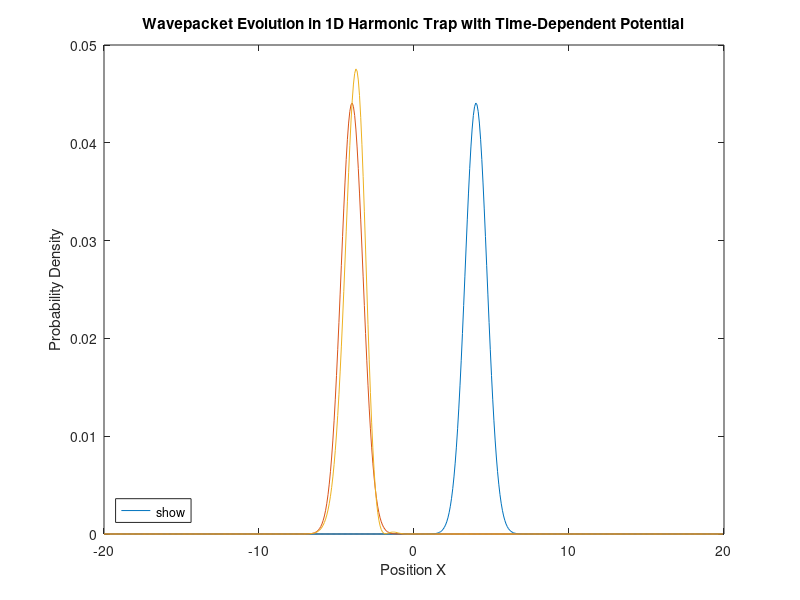

Source code (MATLAB):
%%%%%%%%%%%%%%%%%%%%%%%%%%%%%%%%%%%%%%%%%%%%%%%%%%%%%%%%%%%%%%%%%%%%%%%%%%%
%   Numerical simulation of the evolution of a wavepacket in a 1D harmonic
%   trap with an added time-dependent potential using fast Fourier transform (FFT) method
%   Potential: V(t) = A * sin(x) * cos(ω * t)
%   Unit of energy: hbar * omega, where hbar is the Planck constant and
%   omega is the frequency of the trap
%   Unit of length: l = sqrt(hbar / (m * omega)), where sqrt(...) is the square
%   root function and m is the mass of the particle
%--------------------------------------------------------------------------
a = -20;                       % Left end point 
b = +20;                       % Right end point 
L = b - a;                     % Width of the space
N = 512;                       % No. of cells
X = a + L * (0:N-1) / N;       % Dimensionless coordinates
P = (2 * pi / L) * [0:N/2-1, -N/2:-1]; % Dimensionless momentum
T = 5 * pi;                   % Time duration of the evolution
M = 10^3;                      % Total No. of steps in the evolution
dt = T / M;                    % Time step
A = 0.5;                        % Amplitude of the time-dependent potential
omega = 0.01;                   % Frequency of the time-dependent potential

%%%%%%%%%%%%%%%%%%%%%%%%%%%%%%%%%%%%%%%%%%%%%%%%%%%%%%%%%%%%%%%%%%%%%%%%%%%
%   Define vectors to store split-step propagators in position and
%   momentum space
%%%%%%%%%%%%%%%%%%%%%%%%%%%%%%%%%%%%%%%%%%%%%%%%%%%%%%%%%%%%%%%%%%%%%%%%%%%
UV = exp(-1i * (X.^2 / 2) * dt / 2);    % One-step propagator in position space (harmonic potential)
UT = exp(-1i * (P.^2 / 2) * dt);        % One-step propagator in momentum space
% note, hbar = 1 in our dimensionless units

%%%%%%%%%%%%%%%%%%%%%%%%%%%%%%%%%%%%%%%%%%%%%%%%%%%%%%%%%%%%%%%%%%%%%%%%%%%
%   Define the initial state
%   As a typical example, we consider the initial state to be a Gaussian
%   wavepacket located at X0
X0 = 4.0;
sigma = 1.0;  % sigma is the width of the initial wavepacket
psiprep = exp(-(X - X0).^2 / (2 * sigma^2));  % Gaussian state
psi = psiprep / sqrt(sum(abs(psiprep).^2));   % Normalized state

plot(X, abs(psi).^2, 'DisplayName', 'Initial State');   % Plotting initial state
legend('IC','Location','southwest')
hold on

%%%%%%%%%%%%%%%%%%%%%%%%%%%%%%%%%%%%%%%%%%%%%%%%%%%%%%%%%%%%%%%%%%%%%%%%%%%
% Harmonic Oscillator Perturbation Only
psii_0 = psi;
for m = 1:M
    psi_1 = UV .* psii_0;
    phi_2 = fft(psi_1);   % Wavefunction in momentum space
    phi_3 = UT .* phi_2;
    psi_3 = ifft(phi_3);
    psi_4 = UV .* psi_3;
    psii_0 = psi_4; % Prepare a new cycle    
end
psiii = psii_0; % Final state updated 

%%%%%%%%%%%%%%%%%%%%%%%%%%%%%%%%%%%%%%%%%%%%%%%%%%%%%%%%%%%%%%%%%%%%%%%%%%%
% Full Evolution with Harmonic Oscillator and Time-Dependent Potential
psi_0 = psi;
for m = 1:M
    t = m * dt;  % Current time
    % Update the potential propagator with the time-dependent potential
    V_t = A * sin(X) * cos(omega * t);
    UV_t = exp(-1i * (X.^2 / 2 + V_t) * dt / 2);  % Time-dependent potential propagator
    
    % Split-step evolution
    psi_1 = UV_t .* psi_0;           % Apply potential part (first half step)
    phi_2 = fft(psi_1);              % Transform to momentum space
    phi_3 = UT .* phi_2;             % Apply kinetic part
    psi_3 = ifft(phi_3);             % Transform back to position space
    psi_4 = UV_t .* psi_3;           % Apply potential part (second half step)
    
    psi_0 = psi_4;  % Prepare for the next cycle    
end

psii = psi_0;  % Final state updated

%%%%%%%%%%%%%%%%%%%%%%%%%%%%%%%%%%%%%%%%%%%%%%%%%%%%%%%%%%%%%%%%%%%%%%%%%%%
% Plotting the final state profiles
plot(X, abs(psiii).^2, 'DisplayName', 'HO Perturbation');
plot(X, abs(psii).^2, 'DisplayName', 'Full Evolution');

xlabel('Position X')
ylabel('Probability Density')
title('Wavepacket Evolution in 1D Harmonic Trap with Time-Dependent Potential')
legend('show', 'Location', 'southwest')
